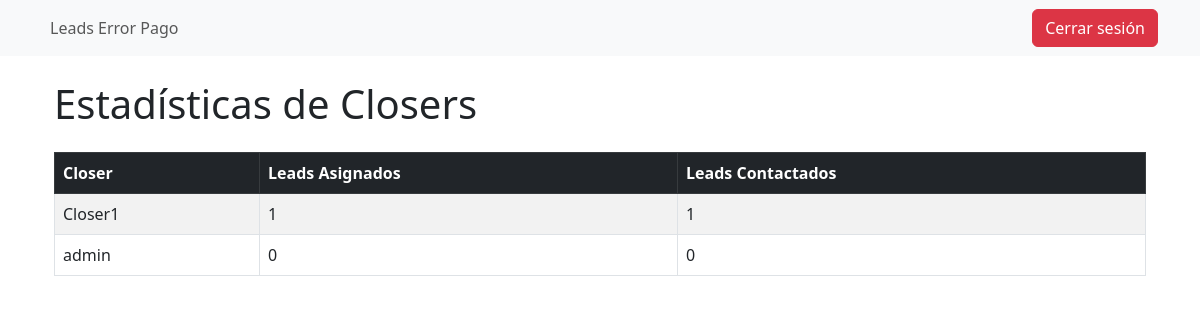
The page /leads/closer_stats/ (signed in) on the database its author committed.
### closer/models.py (models this page shows, shortened)
class Closer(AbstractUser):
    name = models.CharField(max_length=100)
    phone = models.CharField(max_length=15)
    email = models.EmailField(null=True, blank=True)

### closer/views.py (the view)
# urls.py: path('closer_stats/', CloserStatsView.as_view(), name='closer_stats'),
class CloserStatsView(AdminRequiredMixin, View):
    template_name = 'closer_stats.html'
    login_url = '/login/'
    @method_decorator(csrf_exempt)
    def get(self, request, *args, **kwargs):
        closers = Closer.objects.annotate(
            total_leads=Count('lead'),
            contacted_leads=Count('lead', filter=Q(lead__contacted=True))
        )
        return render(request, self.template_name, {'closers': closers})

### closer/views.py (called while the page is built)
def closer_context(request):
    closer_name = None
    if request.user.is_authenticated and hasattr(request.user, 'closer'):
        closer_name = request.user.closer.name
    return {'closer_name': closer_name}

    def test_func(self):
        return self.request.user.is_authenticated and self.request.user.is_superuser

### closer/templates/closer_stats.html
{% extends 'base.html' %}
{% block content %}
<div class="container">
    <h1 class="my-4">Estadísticas de Closers</h1>
    <table class="table table-striped table-hover table-bordered">
        <thead class="table-dark">
            <tr>
                <th scope="col">Closer</th>
                <th scope="col">Leads Asignados</th>
                <th scope="col">Leads Contactados</th>
            </tr>
        </thead>
        <tbody>
            {% for closer in closers %}
            <tr>
                <td>{{ closer.username }}</td>
                <td>{{ closer.total_leads }}</td>
                <td>{{ closer.contacted_leads }}</td>
            </tr>
            {% endfor %}
        </tbody>
    </table>
</div>
{% endblock %}

### rows shown on the page
Closer: username "Closer1", total_leads "1", contacted_leads "1"
Closer: username "admin", total_leads "0", contacted_leads "0"
